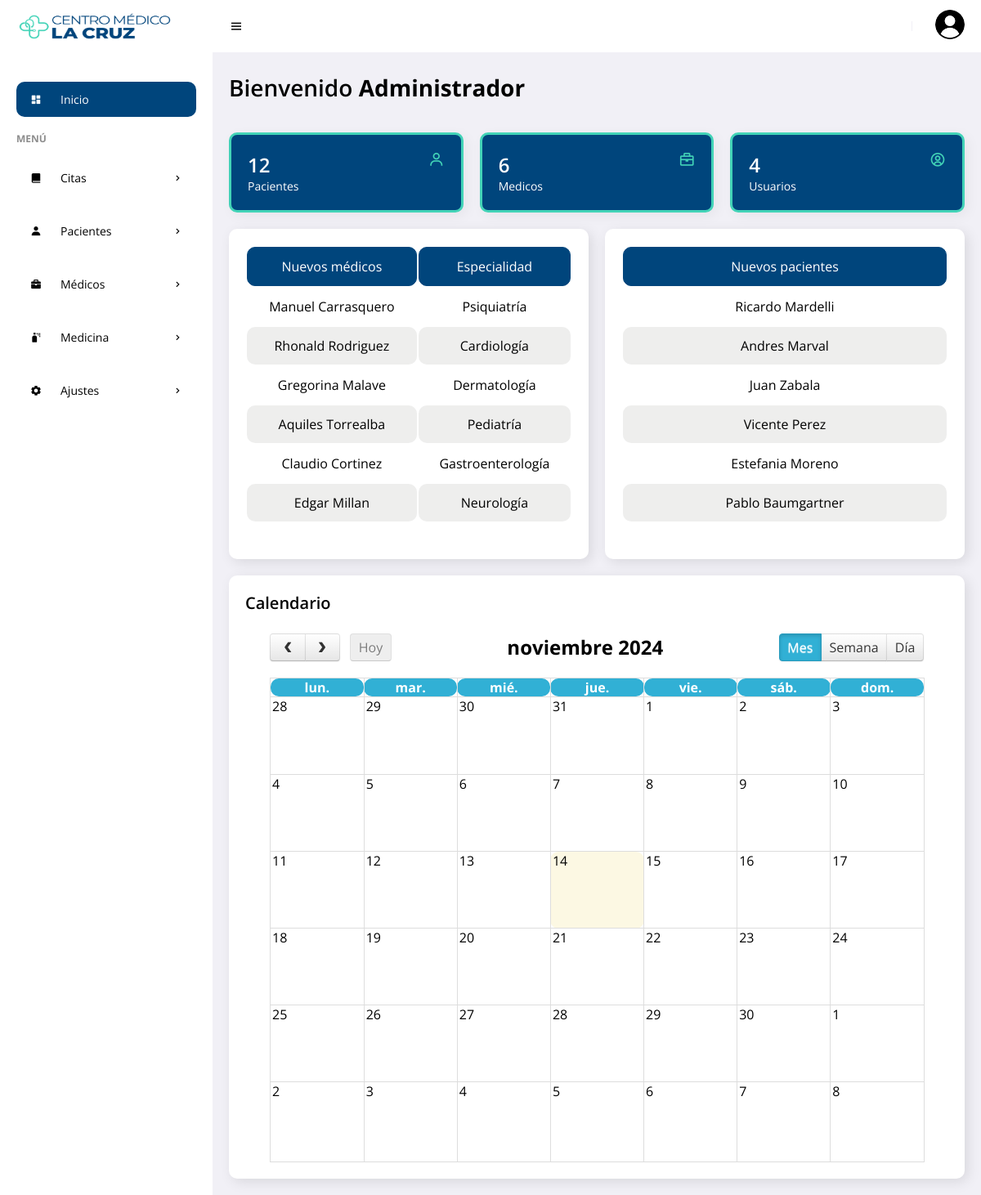
Screenshot of /frontend/admin/escritorio.php (signed in) with the database file from the repository.
### tables this page shows
CREATE TABLE `doctor` (
  `idodc` int NOT NULL AUTO_INCREMENT,
  `ceddoc` varchar(15) NOT NULL,
  `nodoc` varchar(35) NOT NULL,
  `apdoc` varchar(35) NOT NULL,
  `direcd` varchar(150) NOT NULL,
  `sexd` varchar(15) NOT NULL,
  `phd` char(13) NOT NULL,
  `nacd` date NOT NULL,
  `fere` timestamp NOT NULL DEFAULT CURRENT_TIMESTAMP ON UPDATE CURRENT_TIMESTAMP,
  `numpps` int DEFAULT NULL,
  `state` char(1) NOT NULL,
  `numco` int DEFAULT NULL,
  `userid` int DEFAULT NULL,
  `id_especialidad` int DEFAULT NULL,
  PRIMARY KEY (`idodc`),
  KEY `fkuserid` (`userid`),
  KEY `fk_especialidad` (`id_especialidad`),
  CONSTRAINT `fk_especialidad` FOREIGN KEY (`id_especialidad`) REFERENCES `laboratory` (`idlab`),
  CONSTRAINT `fkuserid` FOREIGN KEY (`userid`) REFERENCES `users` (`id`)
);

CREATE TABLE `laboratory` (
  `idlab` int NOT NULL AUTO_INCREMENT,
  `nomlab` varchar(150) NOT NULL,
  `state` char(1) NOT NULL,
  `fere` timestamp NOT NULL DEFAULT CURRENT_TIMESTAMP ON UPDATE CURRENT_TIMESTAMP,
  PRIMARY KEY (`idlab`)
);

CREATE TABLE `patients` (
  `idpa` int NOT NULL AUTO_INCREMENT,
  `numhs` char(8) NOT NULL,
  `nompa` varchar(30) NOT NULL,
  `apepa` varchar(30) NOT NULL,
  `direc` varchar(150) NOT NULL,
  `sex` varchar(15) NOT NULL,
  `grup` varchar(15) NOT NULL,
  `phon` varchar(15) DEFAULT NULL,
  `cump` date NOT NULL,
  `state` char(1) NOT NULL,
  `fere` timestamp NOT NULL DEFAULT CURRENT_TIMESTAMP ON UPDATE CURRENT_TIMESTAMP,
  `lugna` varchar(100) DEFAULT NULL,
  `ocup` varchar(30) DEFAULT NULL,
  PRIMARY KEY (`idpa`)
);

### frontend/admin/escritorio.php (the view, shortened to what this page needs)
<?php
require_once('../../backend/bd/Conexion.php');
?>
<!DOCTYPE html>
<html lang="es">
<head>
    <link href='https://unpkg.com/boxicons@2.0.9/css/boxicons.min.css' rel='stylesheet'>
    <link rel="stylesheet" href="../../backend/css/admin.css">
    <link rel="stylesheet" href="../../backend/vendor/datatables/dataTables.bs4.css" />
    <link rel="stylesheet" href="../../backend/vendor/datatables/dataTables.bs4-custom.css" />
    <link href="../../backend/vendor/datatables/buttons.bs.css" rel="stylesheet" />
    <link href='../../backend/css/fullcalendar.css' rel='stylesheet' />
</head>
<body>
    <section id="sidebar">
        <a href="escritorio.php" class="brand"> <img src="../img/cm1.png" alt="" style="width:220px; height:180px;"> </a>
        <ul class="side-menu">
            <li><a href="escritorio.php" class="active"><i class='bx bxs-dashboard icon'></i>Inicio</a></li>
            <li class="divider" data-text="Menú">Menú</li>
            <li>
                <a href="#"><i class='bx bxs-book-alt icon'></i> Citas <i class='bx bx-chevron-right icon-right'></i></a>
            </li>
            <li>
                <a href="#"><i class='bx bxs-user icon'></i> Pacientes <i class='bx bx-chevron-right icon-right'></i></a>
            </li>
            <li>
                <a href="#"><i class='bx bxs-briefcase icon'></i> Médicos <i class='bx bx-chevron-right icon-right'></i></a>
            </li>
            <li>
                <a href="#"><i class='bx bxs-spray-can icon'></i> Medicina<i class='bx bx-chevron-right icon-right'></i></a>
            </li>
            <li>
                <a href="#"><i class='bx bxs-cog icon'></i> Ajustes<i class='bx bx-chevron-right icon-right'></i></a>
            </li>
        </ul>
    </section>
    <section id="content">
        <nav>
            <i class='bx bx-menu toggle-sidebar'></i>
            <div class="profile">
                <img src="../img/cm4.png" alt="">
            </div>
        </nav>
        <main>
            <h1 class="title">Bienvenido <?php echo '<strong>' . $_SESSION['name'] . '</strong>'; ?></h1>
            <div class="info-data">
                <div class="card">
                    <div class="head">
                        <div>
                            <?php
                            $sql = "SELECT COUNT(*) total FROM patients";
                            $result = $connect->query($sql);
                            $total = $result->fetchColumn();
                            ?>
                            <h2><?php echo  $total; ?></h2>
                            <p>Pacientes</p>
                        </div>
                        <i class='bx bx-user icon'></i>
                    </div>
                </div>
                <div class="card">
                    <div class="head">
                        <div>
                            <?php
                            $sql = "SELECT COUNT(*) total FROM doctor";
                            $result = $connect->query($sql);
                            $total = $result->fetchColumn();
                            ?>
                            <h2><?php echo  $total; ?></h2>
                            <p>Medicos</p>
                        </div>
                        <i class='bx bx-briefcase icon'></i>
                    </div>
                </div>
                <div class="card">
                    <div class="head">
                        <div>
                            <?php
                            $sql = "SELECT COUNT(*) total FROM users";
                            $result = $connect->query($sql);
                            $total = $result->fetchColumn();
                            ?>
                            <h2><?php echo  $total; ?></h2>
                            <p>Usuarios</p>
                        </div>
                        <i class='bx bx-user-circle icon'></i>
                    </div>
                </div>
            </div>
            <div class="data">
                <div class="content-data">
                    <div class="table-responsive" style="overflow-x:auto;">
                        <?php
                        $sentencia = $connect->prepare("SELECT * FROM doctor INNER JOIN laboratory  ON doctor.id_especialidad = laboratory.idlab ORDER BY idodc DESC LIMIT 6;");
                        $sentencia->execute();
                        $data =  array();
                        if ($sentencia) {
                            while ($r = $sentencia->fetchObject()) {
                                $data[] = $r;
                            }
                        }
                        ?>
                        <?php if (count($data) > 0) : ?>
                            <table id="example" class="responsive-table">
                                <thead>
                                    <tr>
                                        <th scope="col" style="text-align: center;">Nuevos médicos</th>
                                        <th scope="col" style="text-align: center;">Especialidad</th>
                                    </tr>
                                </thead>
                                <tbody>
                                    <?php foreach ($data as $d) : ?>
                                        <tr>
                                            <td data-title="Paciente"><?php echo $d->nodoc ?>&nbsp;<?php echo $d->apdoc ?></td>
                                            <td data-title="Especialidad"><?php echo $d->nomlab ?></td>
                                        </tr>
                                    <?php endforeach; ?>
                                </tbody>
                            </table>
                        <?php endif; ?>
                    </div>
                </div>
                <div class="content-data">
                    <div class="table-responsive" style="overflow-x:auto;">
                        <?php
                        $sentencia = $connect->prepare("SELECT * FROM patients ORDER BY idpa DESC LIMIT 6;");
                        $sentencia->execute();
                        $data =  array();
                        if ($sentencia) {
                            while ($r = $sentencia->fetchObject()) {
                                $data[] = $r;
                            }
                        }
                        ?>
                        <?php if (count($data) > 0) : ?>
                            <table id="example" class="responsive-table">
                                <thead>
                                    <tr>
                                        <th scope="col" style="text-align: center;">Nuevos pacientes</th>
                                    </tr>
                                </thead>
                                <tbody>
                                    <?php foreach ($data as $d) : ?>
                                        <tr>
                                            <td data-title="Paciente"><?php echo $d->nompa ?>&nbsp;<?php echo $d->apepa ?></td>
                                        </tr>
                                    <?php endforeach; ?>
                                </tbody>
                            </table>
                        <?php endif; ?>
                    </div>
                </div>
            </div>
            <div class="data">
                <div class="content-data">
                    <div class="head">
                        <h3>Calendario</h3>
                    </div>
                    <div id="calendar" class="col-centered">
                    </div>
                </div>
            </div>
        </main>
    </section>
</body>
</html>

### backend/css/fullcalendar.css (style rules this page uses)
.fc { direction: ltr; text-align: left; }
body .fc { font-size: 1em; }

### frontend/admin/escritorio.php (style rules this page uses)
#calendar { max-width: 800px; }
.col-centered { float: none; margin: 0 auto; }

### rows the page displays
doctor: nodoc "Manuel", apdoc "Carrasquero", id_especialidad.nomlab "Psiquiatría"
doctor: nodoc "Rhonald", apdoc "Rodriguez", id_especialidad.nomlab "Cardiología"
doctor: nodoc "Gregorina", apdoc "Malave", id_especialidad.nomlab "Dermatología"
doctor: nodoc "Aquiles", apdoc "Torrealba", id_especialidad.nomlab "Pediatría"
doctor: nodoc "Claudio", apdoc "Cortinez", id_especialidad.nomlab "Gastroenterología"
doctor: nodoc "Edgar", apdoc "Millan", id_especialidad.nomlab "Neurología"
patients: nompa "Ricardo", apepa "Mardelli"
patients: nompa "Andres", apepa "Marval"
patients: nompa "Juan", apepa "Zabala"
patients: nompa "Vicente", apepa "Perez"
patients: nompa "Estefania", apepa "Moreno"
patients: nompa "Pablo", apepa "Baumgartner"

### other values shown
$_SESSION['name'] "Administrador"
$total "12"
$total "6"
$total "4"
